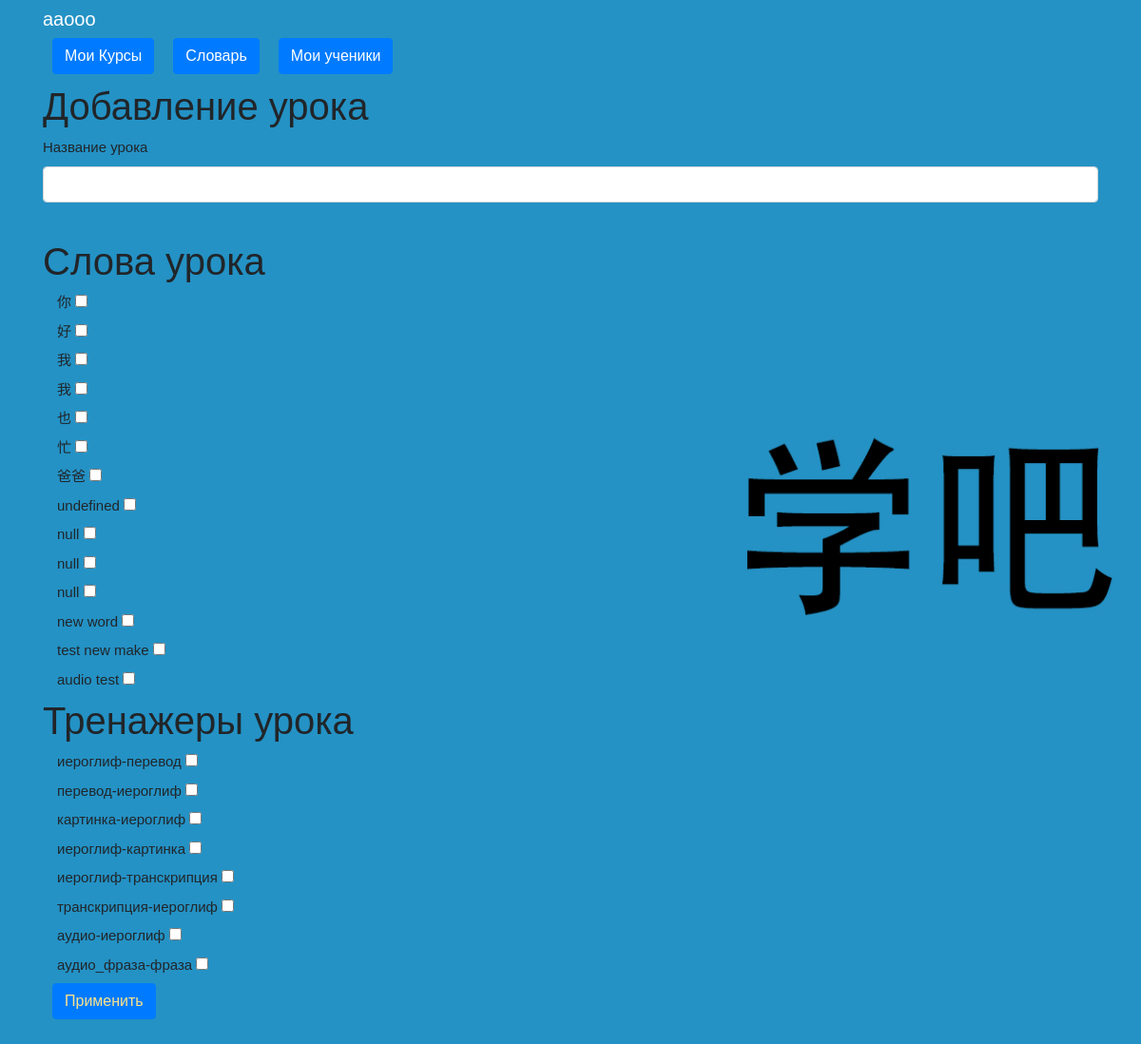
Page /make_lesson/2 (signed in) on the committed database.
### data/users.py (models this page shows, shortened)
class User(SqlAlchemyBase, UserMixin, SerializerMixin):
    __tablename__ = 'users'
    id = sqlalchemy.Column(sqlalchemy.Integer,
                           primary_key=True, autoincrement=True)
    name = sqlalchemy.Column(sqlalchemy.String, nullable=True)
    last_name = sqlalchemy.Column(sqlalchemy.String, nullable=True)
    patronymic = sqlalchemy.Column(sqlalchemy.String, nullable=True)
    email = sqlalchemy.Column(sqlalchemy.String,
                              index=True, unique=True, nullable=True)
    about = sqlalchemy.Column(sqlalchemy.String, nullable=True)
    hashed_password = sqlalchemy.Column(sqlalchemy.String, nullable=True)
    teacher = sqlalchemy.Column(sqlalchemy.Boolean, nullable=True)
    creator = sqlalchemy.Column(sqlalchemy.Integer, nullable=True)
    courses = orm.relation("Courses",
                           secondary="users_to_course",
                           backref="users")
    words = orm.relation("Words", back_populates='user')

### data/words.py (models this page shows)
class Words(SqlAlchemyBase, SerializerMixin):
    __tablename__ = 'words'
    id = sqlalchemy.Column(sqlalchemy.Integer,
                           primary_key=True, autoincrement=True)
    author = sqlalchemy.Column(sqlalchemy.Integer, sqlalchemy.ForeignKey("users.id"), nullable=False)
    user = orm.relation('User')
    hieroglyph = sqlalchemy.Column(sqlalchemy.String, nullable=True)
    translation = sqlalchemy.Column(sqlalchemy.String, nullable=True)
    front_side = sqlalchemy.Column(sqlalchemy.String, nullable=True)
    left_side = sqlalchemy.Column(sqlalchemy.String, nullable=True)
    right_side = sqlalchemy.Column(sqlalchemy.String, nullable=True)
    up_side = sqlalchemy.Column(sqlalchemy.String, nullable=True)
    down_side = sqlalchemy.Column(sqlalchemy.String, nullable=True)
    front_side_audio = sqlalchemy.Column(sqlalchemy.String, nullable=True)
    left_side_audio = sqlalchemy.Column(sqlalchemy.String, nullable=True)
    right_side_audio = sqlalchemy.Column(sqlalchemy.String, nullable=True)
    up_side_audio = sqlalchemy.Column(sqlalchemy.String, nullable=True)
    down_side_audio = sqlalchemy.Column(sqlalchemy.String, nullable=True)

### data/trainers.py (models this page shows)
class Trainers(SqlAlchemyBase, SerializerMixin):
    __tablename__ = 'trainers'
    id = sqlalchemy.Column(sqlalchemy.Integer,
                           primary_key=True, autoincrement=True)
    name = sqlalchemy.Column(sqlalchemy.String, nullable=True)
    check_side = sqlalchemy.Column(sqlalchemy.Integer, nullable=True)
    ans_side = sqlalchemy.Column(sqlalchemy.Integer, nullable=True)

### main.py (the view, shortened to what this page needs)
@app.route('/make_lesson/<int:course_id>', methods=['GET', 'POST'])
@login_required
def make_lesson(course_id):
    form = LessonsForm()
    db_sess = db_session.create_session()
    current_course = db_sess.query(Courses).get(course_id)
    all_words = db_sess.query(Words).all()
    all_trainers = db_sess.query(Trainers).all()
    return render_template('make_lesson.html', form=form, dictionary=all_words,
                           trainings=all_trainers)

### forms/lesson.py
class LessonsForm(FlaskForm):
    name = StringField('Название урока',
                       validators=[DataRequired(), Length(max=32,
                                                          message="Название урока не должно превышать 32 символов")])
    submit = SubmitField('Применить')

### data/db_session.py (called while the page is built)
def create_session() -> Session:
    global __factory
    return __factory()

### main.py (called while the page is built)
@login_manager.user_loader
def load_user(user_id):
    db_sess = db_session.create_session()
    return db_sess.query(User).get(user_id)

### templates/make_lesson.html (shortened to what this page needs)
{% extends "base.html" %}
{% block content %}
<h1>Добавление урока</h1>
<form action="" method="post" name="checks">
    <p>
        {{ form.name.label }}<br>
        {{ form.name(class="form-control") }}<br>
    </p>
    <h1>Слова урока</h1>
    {% for word in dictionary %}
    <label class="container"> {{ word.hieroglyph }}
        <input type="checkbox" name="lesson_word" value='{{ word.id }}'>
    </label>
    {% endfor %}
    <h1>Тренажеры урока</h1>
    {% for trainer in trainings %}
    <label class="container"> {{ trainer.name }}
        <input type="checkbox" name="lesson_trainer" value='{{ trainer.id }}'>
    </label>
    {% endfor %}
    <p>{{ form.submit(type="submit", class="btn btn-primary") }}</p>
</form>
{% endblock %}

### templates/base.html (shortened to what this page needs)
<!doctype html>
<html lang="en">
<head>
    <link rel="stylesheet"
          href="https://stackpath.bootstrapcdn.com/bootstrap/4.4.1/css/bootstrap.min.css"
>
    <link rel="stylesheet" href="/static/style.css">
</head>
<body>
<header class="header">
    <div class="container">
        <div class="header_inner">
            <nav>
                {% if current_user.is_authenticated %}
                <a class="navbar-brand" href="/logout" style="color: white;">{{ current_user.name
                    }}</a>
                {% else %}
                <p>
                    <a class="btn btn-success" href="/login" style="color: white;">Войти</a>
                </p>
                {% endif %}
                {% if current_user.is_authenticated %}
                <div class="nav" id="up buttons">
                    <a class="btn btn-primary" href="/courses" style="color: white;">Мои Курсы</a>
                    <a class="btn btn-primary" href="/dictionary/1" style="color: white;">Словарь</a>
                    {% if current_user.teacher %}
                    <a class="btn btn-primary" href="/pupils" style="color: white;">Мои ученики</a>
                    {% endif %}
                </div>
                {% endif %}
            </nav>
        </div>
    </div>
</header>
<main role="main" class="container">
    {% block content %}{% endblock %}
</main>
</body>
</html>

### static/style.css (style rules this page uses)
body { font-family: 'Montserrat', sans-serif; font-size: 15px; color: #33; background: url('background1.jpg'); -webkit-background-size: cover; background-size: cover; }
.header { width: 100%; top: 0; left: 0; right: 0; z-index: 1000; }
.navbar-brand { color: #fff; position: relative; }
.btn { margin: 0 10px; margin-bottom: 10px; }
.btn-primary { display: inline-block; vertical-align: top; color: #fce38a; }

### rows in the picture
User: name "ааооо"
Words: hieroglyph "你"
Words: hieroglyph "好"
Words: hieroglyph "我"
Words: hieroglyph "我"
Words: hieroglyph "也"
Words: hieroglyph "忙"
Words: hieroglyph "爸爸"
Words: hieroglyph "undefined"
Words: hieroglyph "null"
Words: hieroglyph "null"
Words: hieroglyph "null"
Words: hieroglyph "new word"
Words: hieroglyph "test new make"
Words: hieroglyph "audio test"
Trainers: name "иероглиф-перевод"
Trainers: name "перевод-иероглиф"
Trainers: name "картинка-иероглиф"
Trainers: name "иероглиф-картинка"
Trainers: name "иероглиф-транскрипция"
Trainers: name "транскрипция-иероглиф"
Trainers: name "аудио-иероглиф"
Trainers: name "аудио_фраза-фраза"
